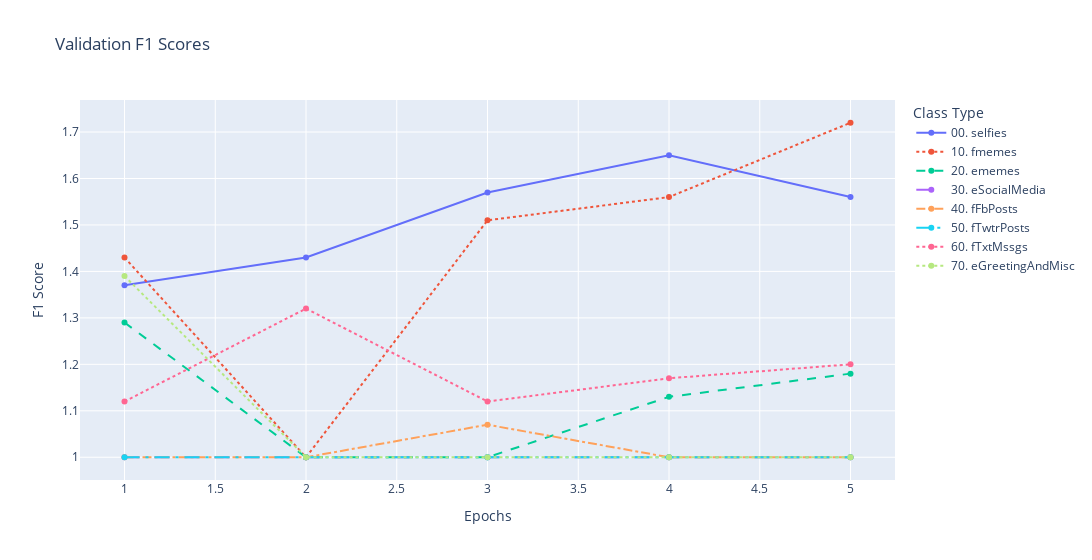

The notebook cell saved with this chart:
### Code cell
dashStyles = ['solid', 'dot', 'dash', 'longdash', 'dashdot', 'longdashdot']
classNameToNum = pklLoad('dataset_related/imgTypeToNum.pickle')
classList = list(classNameToNum.keys())
dfTmp = pd.DataFrame(tsst, columns=classList) # history['val_f1_score']
dfTmp.index += 1
fig = px.line(dfTmp, title="Validation F1 Scores", markers=True, width=1200)
for i in range(len(classList)):
    if i >= len(dashStyles):
        j = 1
    else:
        j = i
    fig.update_traces(selector={"name": classList[i]}, line={"dash": dashStyles[j]})
# fig.update_traces(stackgroup=None, fill='tonext')
fig.update_layout(xaxis=dict(title="Epochs"), yaxis=dict(title="F1 Score"), legend_title_text="Class Type")
fig.show()

### Figure 1 — Plotly figure (JSON) as saved in the notebook; plotly's stock layout.template omitted (floating-point values rounded to 4 significant figures)
{"data": [{"hovertemplate": "variable=00. selfies<br>index=%{x}<br>value=%{y}<extra></extra>", "legendgroup": "00. selfies", "line": {"color": "#636efa", "dash": "solid"}, "marker": {"symbol": "circle"}, "mode": "lines+markers", "name": "00. selfies", "orientation": "v", "showlegend": true, "type": "scatter", "x": [1, 2, 3, 4, 5], "xaxis": "x", "y": [1.37, 1.43, 1.57, 1.65, 1.56], "yaxis": "y"}, {"hovertemplate": "variable=10. fmemes<br>index=%{x}<br>value=%{y}<extra></extra>", "legendgroup": "10. fmemes", "line": {"color": "#EF553B", "dash": "dot"}, "marker": {"symbol": "circle"}, "mode": "lines+markers", "name": "10. fmemes", "orientation": "v", "showlegend": true, "type": "scatter", "x": [1, 2, 3, 4, 5], "xaxis": "x", "y": [1.43, 1, 1.51, 1.56, 1.72], "yaxis": "y"}, {"hovertemplate": "variable=20. ememes<br>index=%{x}<br>value=%{y}<extra></extra>", "legendgroup": "20. ememes", "line": {"color": "#00cc96", "dash": "dash"}, "marker": {"symbol": "circle"}, "mode": "lines+markers", "name": "20. ememes", "orientation": "v", "showlegend": true, "type": "scatter", "x": [1, 2, 3, 4, 5], "xaxis": "x", "y": [1.29, 1, 1, 1.13, 1.18], "yaxis": "y"}, {"hovertemplate": "variable=30. eSocialMedia<br>index=%{x}<br>value=%{y}<extra></extra>", "legendgroup": "30. eSocialMedia", "line": {"color": "#ab63fa", "dash": "longdash"}, "marker": {"symbol": "circle"}, "mode": "lines+markers", "name": "30. eSocialMedia", "orientation": "v", "showlegend": true, "type": "scatter", "x": [1, 2, 3, 4, 5], "xaxis": "x", "y": [1, 1, 1, 1, 1], "yaxis": "y"}, {"hovertemplate": "variable=40. fFbPosts<br>index=%{x}<br>value=%{y}<extra></extra>", "legendgroup": "40. fFbPosts", "line": {"color": "#FFA15A", "dash": "dashdot"}, "marker": {"symbol": "circle"}, "mode": "lines+markers", "name": "40. fFbPosts", "orientation": "v", "showlegend": true, "type": "scatter", "x": [1, 2, 3, 4, 5], "xaxis": "x", "y": [1, 1, 1.07, 1, 1], "yaxis": "y"}, {"hovertemplate": "variable=50. fTwtrPosts<br>index=%{x}<br>value=%{y}<extra></extra>", "legendgroup": "50. fTwtrPosts", "line": {"color": "#19d3f3", "dash": "longdashdot"}, "marker": {"symbol": "circle"}, "mode": "lines+markers", "name": "50. fTwtrPosts", "orientation": "v", "showlegend": true, "type": "scatter", "x": [1, 2, 3, 4, 5], "xaxis": "x", "y": [1, 1, 1, 1, 1], "yaxis": "y"}, {"hovertemplate": "variable=60. fTxtMssgs<br>index=%{x}<br>value=%{y}<extra></extra>", "legendgroup": "60. fTxtMssgs", "line": {"color": "#FF6692", "dash": "dot"}, "marker": {"symbol": "circle"}, "mode": "lines+markers", "name": "60. fTxtMssgs", "orientation": "v", "showlegend": true, "type": "scatter", "x": [1, 2, 3, 4, 5], "xaxis": "x", "y": [1.12, 1.32, 1.12, 1.17, 1.2], "yaxis": "y"}, {"hovertemplate": "variable=70. eGreetingAndMisc<br>index=%{x}<br>value=%{y}<extra></extra>", "legendgroup": "70. eGreetingAndMisc", "line": {"color": "#B6E880", "dash": "dot"}, "marker": {"symbol": "circle"}, "mode": "lines+markers", "name": "70. eGreetingAndMisc", "orientation": "v", "showlegend": true, "type": "scatter", "x": [1, 2, 3, 4, 5], "xaxis": "x", "y": [1.39, 1, 1, 1, 1], "yaxis": "y"}], "layout": {"legend": {"title": {"text": "Class Type"}, "tracegroupgap": 0}, "title": {"text": "Validation F1 Scores"}, "width": 1200, "xaxis": {"anchor": "y", "domain": [0, 1], "title": {"text": "Epochs"}}, "yaxis": {"anchor": "x", "domain": [0, 1], "title": {"text": "F1 Score"}}}}
